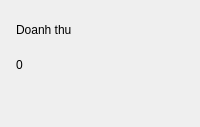
      <widget class="QFrame" name="cardRevenue">
       <property name="minimumSize">
        <size>
         <width>0</width>
         <height>120</height>
        </size>
       </property>
       <property name="frameShape">
        <enum>QFrame::Shape::NoFrame</enum>
       </property>
       <layout class="QVBoxLayout" name="cardRevenueLayout">
        <property name="spacing">
         <number>6</number>
        </property>
        <property name="leftMargin">
         <number>16</number>
        </property>
        <property name="topMargin">
         <number>14</number>
        </property>
        <property name="rightMargin">
         <number>16</number>
        </property>
        <property name="bottomMargin">
         <number>14</number>
        </property>
        <item>
         <layout class="QHBoxLayout" name="cardRevenueTopRow">
          <item>
           <widget class="QLabel" name="lblRevenueCaption">
            <property name="text">
             <string>Doanh thu</string>
            </property>
           </widget>
          </item>
          <item>
           <spacer name="cardRevenueSpacer">
            <property name="orientation">
             <enum>Qt::Orientation::Horizontal</enum>
            </property>
            <property name="sizeHint" stdset="0">
             <size>
              <width>40</width>
              <height>20</height>
             </size>
            </property>
           </spacer>
          </item>
          <item>
           <widget class="QLabel" name="badgeRevenue">
            <property name="minimumSize">
             <size>
              <width>32</width>
              <height>32</height>
             </size>
            </property>
            <property name="maximumSize">
             <size>
              <width>32</width>
              <height>32</height>
             </size>
            </property>
            <property name="text">
             <string/>
            </property>
            <property name="alignment">
             <set>Qt::AlignmentFlag::AlignCenter</set>
            </property>
           </widget>
          </item>
         </layout>
        </item>
        <item>
         <widget class="QLabel" name="lblRevenueVal">
          <property name="minimumSize">
           <size>
            <width>0</width>
            <height>25</height>
           </size>
          </property>
          <property name="maximumSize">
           <size>
            <width>16777215</width>
            <height>25</height>
           </size>
          </property>
          <property name="text">
           <string>0</string>
          </property>
         </widget>
        </item>
        <item>
         <layout class="QHBoxLayout" name="cardRevenueTrendRow">
          <property name="topMargin">
           <number>10</number>
          </property>
          <item>
           <widget class="QLabel" name="lblRevenueTrend">
            <property name="text">
             <string/>
            </property>
           </widget>
          </item>
          <item>
           <spacer name="cardRevenueTrendSpacer">
            <property name="orientation">
             <enum>Qt::Orientation::Horizontal</enum>
            </property>
            <property name="sizeHint" stdset="0">
             <size>
              <width>40</width>
              <height>20</height>
             </size>
            </property>
           </spacer>
          </item>
         </layout>
        </item>
       </layout>
      </widget>
